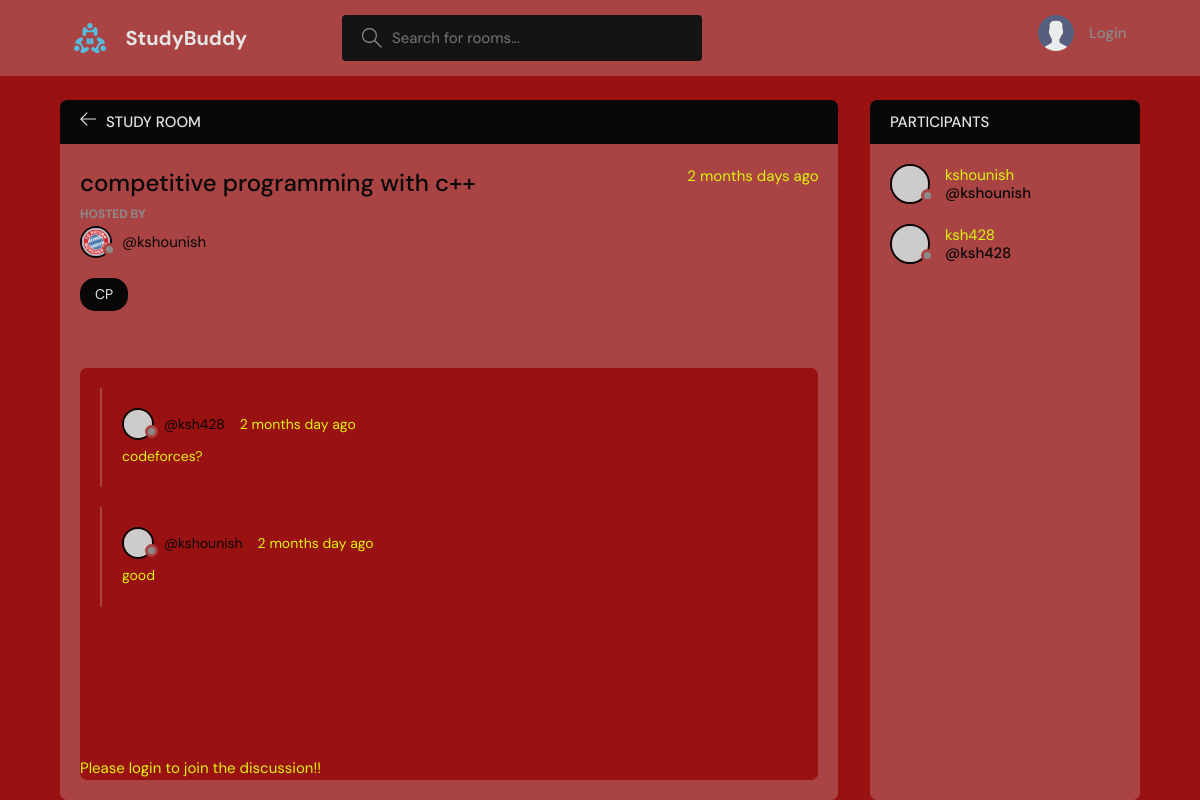
The page /room/1/ on the database its author committed.
### base/models.py (models this page shows, shortened)
class Room(models.Model):
    host=models.ForeignKey(User,on_delete=models.SET_NULL,null=True)
    topic=models.ForeignKey(Topic,on_delete=models.SET_NULL,null=True)
    name=models.CharField(max_length=200)
    description=models.TextField(null=True,blank=True) #blank used for form
    participants=models.ManyToManyField(User,related_name='participants',blank=True)
    updated=models.DateTimeField(auto_now=True)
    created=models.DateTimeField(auto_now_add=True) #take snap only once
    class Meta:
        ordering= ['-updated','-created']

class User(AbstractUser):
    name=models.CharField(max_length=200,null=True)
    email=models.EmailField(unique=True,null=True)
    bio=models.TextField(null=True)
    avatar=models.ImageField(null=True,default="avatar.svg")
    USERNAME_FIELD='email'
    REQUIRED_FIELDS=[]

class Topic(models.Model):
    name=models.CharField(max_length=200)
    def __str__(self):
        return self.name

class Message(models.Model):
    user=models.ForeignKey(User,on_delete=models.CASCADE)#one user can have many mesg
    room=models.ForeignKey(Room,on_delete=models.CASCADE) #manytoone : one room can have multiple messqges
    body=models.TextField()
    updated=models.DateTimeField(auto_now=True)
    created=models.DateTimeField(auto_now_add=True)
    class Meta:
        ordering= ['-updated','-created']

### base/views.py (the view, shortened to what this page needs)
# urls.py: path('room/<int:pk>/',views.room,name="room"),
def room(request,pk):
    room=Room.objects.get(id=pk)
    room_messages=room.message_set.all()
    participants=room.participants.all()
    context={
        'room':room,
        'room_messages':room_messages,
        'participants':participants,
    }
    return render(request,'base/room.html',context)

### base/templates/base/room.html (shortened to what this page needs)
{% extends 'main.html' %}
{% block content %}
    <main class="profile-page layout layout--2">
      <div class="container">
        <div class="room">
          <div class="room__top">
            <div class="room__topLeft">
              <a href="{% url 'home' %}">
                <svg version="1.1" xmlns="http://www.w3.org/2000/svg" width="32" height="32" viewBox="0 0 32 32">
                  <title>arrow-left</title>
                  <path
                    d="M13.723 2.286l-13.723 13.714 13.719 13.714 1.616-1.611-10.96-10.96h27.625v-2.286h-27.625l10.965-10.965-1.616-1.607z"
                  ></path>
                </svg>
              </a>
              <h3>Study Room</h3>
            </div>
          </div>
          <div class="room__box scroll">
            <div class="room__header scroll">
              <div class="room__info">
                <h3>{{room.name}}</h3>
                <span>{{room.created|timesince}} days ago</span>
              </div>
              <div class="room__hosted">
                <p>Hosted By</p>
                <a href="{% url 'user-profile' room.host.pk %}" class="room__author">
                  <div class="avatar avatar--small">
                    <img src="{{room.host.avatar.url}}" />
                  </div>
                  <span>@{{room.host.username}}</span>
                </a>
              </div>
              <span class="room__topics">{{room.topic}}</span>
            </div>
            <div class="room__conversation">
              <div class="threads scroll">
               {% for message in room_messages %}
                <div class="thread">
                  <div class="thread__top">
                    <div class="thread__author">
                      <a href="{% url 'user-profile' message.user.pk %}" class="thread__authorInfo">
                        <div class="avatar avatar--small">
                          <img src="https://randomuser.me/api/portraits/men/37.jpg" />
                        </div>
                        <span>@{{message.user.username}}</span>
                      </a>
                      <span class="thread__date">{{message.created|timesince}} day ago</span>
                    </div>
                  </div>
                  <div class="thread__details">
                    {{message.body}}
                  </div>
                </div>
                {% endfor %}
              </div>
            </div>
          </div>
          {% if user.is_authenticated %}
          <div class="room__message">
            <form action="" method='POST'>
            {% csrf_token %}
            <input name="body" placeholder="Write your message here..." />
            </form>
          </div>
          {% else %}
          <div class="room__message">
          <span>Please login to join the discussion!!</span>
          </div>
          {% endif %}
        </div>
        <div class="participants">
          <h3 class="participants__top">Participants <span>({{participants.count}} Joined)</span></h3>
          <div class="participants__list scroll">
           {% for user in participants %}
            <a href="{% url 'user-profile' user.pk %}" class="participant">
              <div class="avatar avatar--medium">
                <img src="https://randomuser.me/api/portraits/men/37.jpg" />
              </div>
              <p>
                {{user.username}}
                <span>@{{user.username}}</span>
              </p>
            </a>
            {% endfor %}
          </div>
        </div>
      </div>
    </main>
{% endblock %}

### rows shown on the page
Room: name "competitive programming with c++", created "2 months", host.avatar (picture), host.username "kshounish", topic "CP"
Message: user.username "ksh428", created "2 months", body "codeforces?"
Message: user.username "kshounish", created "2 months", body "good"
User: username "kshounish"
User: username "ksh428"
